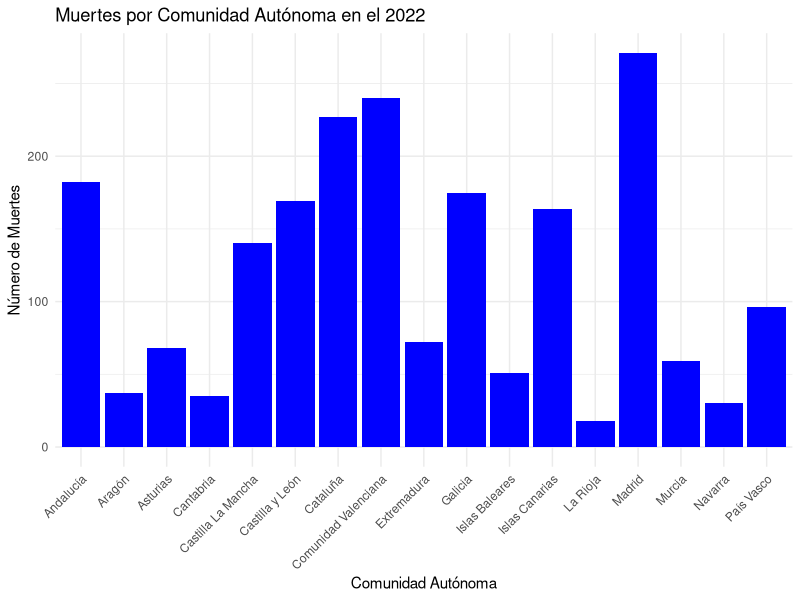
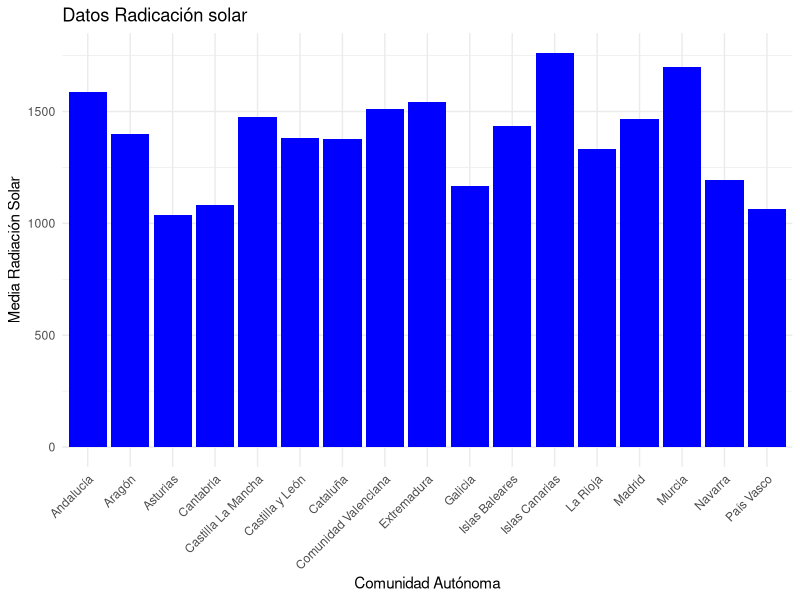
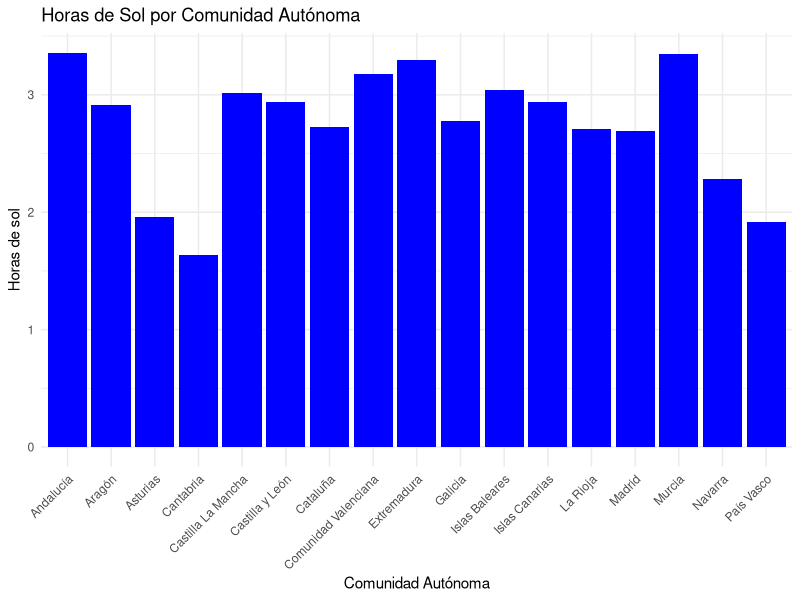
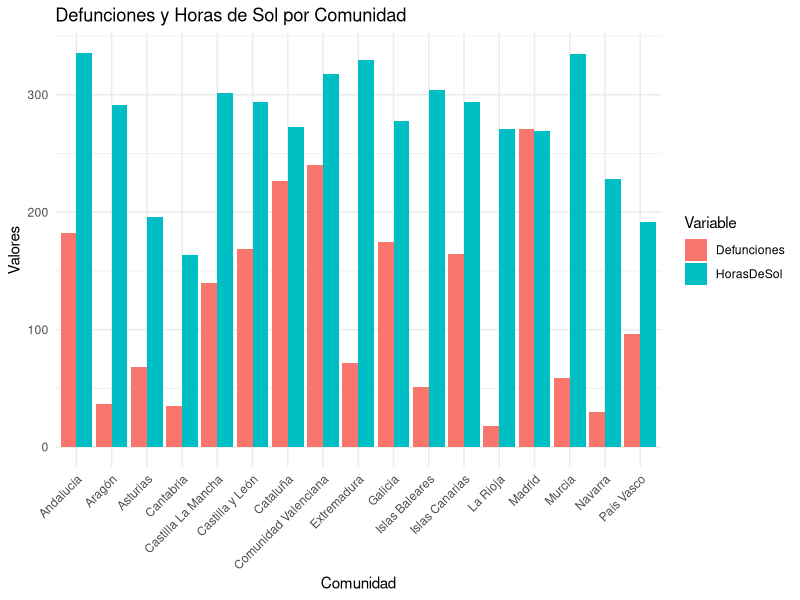
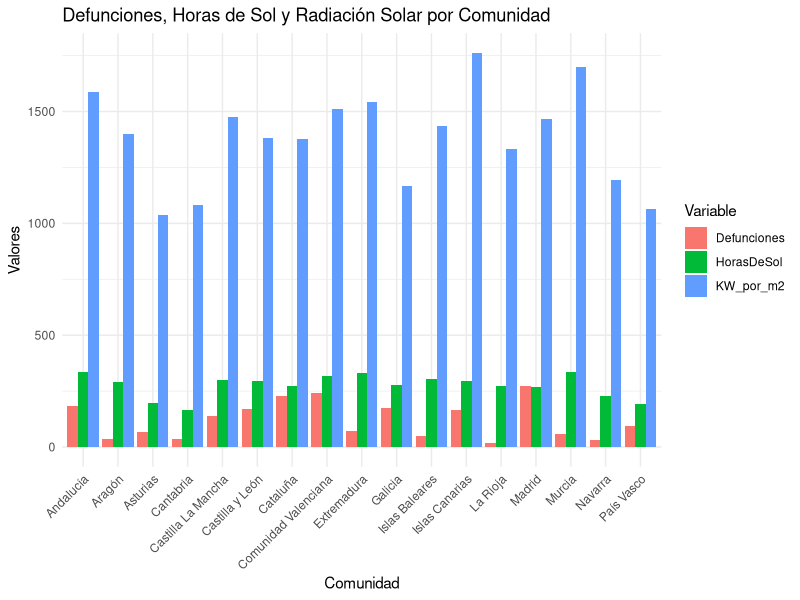

R code for these plots, in order:
## ---- chunk 1
library(readr)
Defunciones_2022 <- read_delim(file = "INPUT/DATA/defunciones_2022 csv.csv",
                                  delim = ";", escape_double = FALSE, trim_ws = TRUE)
## ---- chunk 2
library(readr)
library(tidyverse)

Radiacion_solar <- read_delim(file = "INPUT/DATA/Radiacion_solar csv.csv",
                           delim = ";", escape_double = FALSE, trim_ws = TRUE)

Radiacion_solar

str(Radiacion_solar)
summary(Radiacion_solar)
view(Radiacion_solar)
## ---- chunk 3
library(readr)
library(tidyverse)

Horas_de_sol <- read_delim(file = "INPUT/DATA/Horas_de_sol csv.csv",
                               delim = ";", escape_double = FALSE, trim_ws = TRUE)
Horas_de_sol

str(Horas_de_sol)
summary(Horas_de_sol)
view(Horas_de_sol)
## ---- chunk 4
library(dplyr)
datos_defunciones_2022 <- Defunciones_2022 %>%
  rename(Comunidad = Nombre)%>%
  rename(Defunciones = Valor)

## ---- chunk 5
library(dplyr)
datos_defunciones_2022 <- datos_defunciones_2022 %>%
  mutate(Comunidad = case_when(
    Comunidad == "Asturias, Principado de" ~ "Asturias",
    Comunidad == "Balears, Illes" ~ "Islas Baleares",
    
    Comunidad == "Canarias" ~ "Islas Canarias",
    
    Comunidad == "Castilla - La Mancha" ~ "Castilla La Mancha",
    Comunidad == "Comunitat Valenciana" ~ "Comunidad Valenciana",

    Comunidad == "Madrid, Comunidad de" ~ "Madrid",
    Comunidad == "Murcia, Región de" ~ "Murcia",
    
    Comunidad == "Navarra, Comunidad Foral de" ~ "Navarra",
    Comunidad == "Rioja, La" ~ "La Rioja",
    
    TRUE ~ Comunidad
))
## ---- chunk 6
library(dplyr)
datos_defunciones_2022 <- datos_defunciones_2022 %>%
  filter(!Comunidad %in% c("Ceuta", "Melilla")) %>%
  arrange(Comunidad)
## ---- chunk 7
datos_def_dataframe <- data.frame(datos_defunciones_2022)



library(ggplot2)
grafico_defunciones_2022 <- ggplot(datos_def_dataframe, aes(x = Comunidad, y = Defunciones)) +
  geom_bar(stat = "identity", fill = "blue") +
  labs(
    title = "Muertes por Comunidad Autónoma en el 2022",
    x = "Comunidad Autónoma",
    y = "Número de Muertes"
  ) +
  theme_minimal() +
  theme(axis.text.x = element_text(angle = 45, hjust = 1))

grafico_defunciones_2022
## ---- chunk 8
datosrad <- Radiacion_solar %>%
  mutate(
    Comunidad = case_when(
      
      Localidad %in% c("ALMERIA", "CADIZ", "CORDOBA", "GRANADA", "HUELVA", "JAEN", "MALAGA", "SEVILLA") ~ "Andalucía",
      Localidad %in% c("HUESCA", "ZARAGOZA", "TERUEL") ~ "Aragón",
      Localidad %in% c("ASTURIAS") ~ "Asturias",
      Localidad %in% c("CANTABRIA") ~ "Cantabria",
      Localidad %in% c("TOLEDO", "CIUDAD REAL", "GUADALAJARA", "CUENCA", "ALBACETE") ~ "Castilla La Mancha",
      Localidad %in% c("LEON", "ZAMORA", "SALAMANCA", "PALENCIA", "VALLADOLID", "AVILA", "BURGOS", "SORIA", "SEGOVIA") ~ "Castilla y León",
      Localidad %in% c("LERIDA", "GERONA", "BARCELONA", "TARRAGONA") ~ "Cataluña",
      Localidad %in% c("CASTELLON", "VALENCIA", "ALICANTE") ~ "Comunidad Valenciana",
      Localidad %in% c("CACERES", "BADAJOZ") ~ "Extremadura",
      Localidad %in% c("LUGO", "ORENSE", "PONTEVEDRA", "LA CORUÑA") ~ "Galicia",
      Localidad %in% c("BALEARES") ~ "Islas Baleares",
      Localidad %in% c("ST.C.TENERIFE", "LAS PALMAS") ~ "Islas Canarias",
      Localidad %in% c("LA RIOJA") ~ "La Rioja",
      Localidad %in% c("MADRID") ~ "Madrid",
      Localidad %in% c("MURCIA") ~ "Murcia",
      Localidad %in% c("NAVARRA") ~ "Navarra",
      Localidad %in% c("ALAVA", "VIZCAYA", "GUIPUZCOA") ~ "País Vasco",
      
      TRUE ~ NA_character_
    ))%>%
  
  filter(!is.na(Comunidad))
## ---- chunk 9
mediarad <- datosrad %>%
  group_by(Comunidad) %>%
  summarise(KW_por_m2 = mean(KW_por_m2))
## ---- chunk 10
datos_radiacion_solar <- data.frame(
  c(mediarad)
)

print(datos_radiacion_solar)

#ggplot(data = datos_radiacion_solar, aes(x = Comunidad, y = KW_por_m2)) +
 # geom_bar(stat = "identity")


grafico_datos_radiacion_solar <- ggplot(data = datos_radiacion_solar, aes(x = Comunidad, 
                                                                          y = KW_por_m2)) +
  geom_bar(stat = "identity", fill = "blue") +
  labs(
    title = "Datos Radicación solar",
    x = "Comunidad Autónoma",
    y = "Media Radiación Solar"
  ) +
  theme_minimal() +
  theme(axis.text.x = element_text(angle = 45, hjust = 1))

grafico_datos_radiacion_solar
## ---- chunk 11
datos <- Horas_de_sol %>%
  mutate(
    Comunidad = case_when(
      
      Provincia %in% c("Almería", "Cádiz", "Córdoba", "Granada", "Huelva", "Jaén", "Málaga", "Sevilla") ~ "Andalucía",
      Provincia %in% c("Huesca", "Zaragoza", "Teruel") ~ "Aragón",
      Provincia %in% c("Asturias") ~ "Asturias",
      Provincia %in% c("Cantabria") ~ "Cantabria",
      Provincia %in% c("Toledo", "Ciudad Real", "Guadalajara", "Cuenca", "Albacete") ~ "Castilla La Mancha",
      Provincia %in% c("León", "Zamora", "Salamanca", "Palencia", "Valladolid", "Ávila", "Burgos", "Soria", "Segovia") ~ "Castilla y León",
      Provincia %in% c("Lleida", "Girona", "Barcelona", "Tarragona") ~ "Cataluña",
      Provincia %in% c("Castellón", "Valencia", "Alicante") ~ "Comunidad Valenciana",
      Provincia %in% c("Cáceres", "Badajoz") ~ "Extremadura",
      Provincia %in% c("Lugo", "Ourense", "Pontevedra", "A Coruña") ~ "Galicia",
      Provincia %in% c("Menorca", "Mallorca") ~ "Islas Baleares",
      Provincia %in% c("Tenerife", "La Palma", "Lanzarote") ~ "Islas Canarias",
      Provincia %in% c("La Rioja") ~ "La Rioja",
      Provincia %in% c("Madrid") ~ "Madrid",
      Provincia %in% c("Murcia") ~ "Murcia",
      Provincia %in% c("Pamplona") ~ "Navarra",
      Provincia %in% c("Álava", "Vizcaya", "Guipúzcoa") ~ "País Vasco",

      TRUE ~ NA_character_
    ))%>%

  filter(!is.na(Comunidad))
## ---- chunk 12
medias <- datos %>%
  group_by(Comunidad) %>%
  summarise(HorasDeSol = mean(HorasDeSol))

print(medias)
## ---- chunk 13
datos_horas_de_sol <- data.frame(
  c(medias)
)

#ggplot(data = datos_radiacion_solar, aes(x = Comunidad, y = KW_por_m2)) +
  #geom_bar(stat = "identity")

grafico_horas_de_sol <- ggplot(data = datos_horas_de_sol, aes(x = Comunidad, y = HorasDeSol)) +
  geom_bar(stat = "identity", fill = "blue") +
  labs(
    title = "Horas de Sol por Comunidad Autónoma",
    x = "Comunidad Autónoma",
    y = "Horas de sol"
  ) +
  theme_minimal() +
  theme(axis.text.x = element_text(angle = 45, hjust = 1))

grafico_horas_de_sol
## ---- chunk 14
library(ggplot2)
datos_defunciones_2022
datos_horas_de_sol

datos_horas_de_sol$HorasDeSol <- datos_horas_de_sol$HorasDeSol*100 

datos_horas_sol_def <- merge(datos_defunciones_2022, datos_horas_de_sol, by = "Comunidad")
datos_horas_sol_def
 

datos_horas_sol_def_largo <- datos_horas_sol_def %>%
  pivot_longer(cols = c(Defunciones, HorasDeSol), 
               names_to = "Variable", 
               values_to = "Valor")


grafico_horas_sol_def <- ggplot(datos_horas_sol_def_largo, aes(x = Comunidad, y = Valor, fill = Variable)) +
  geom_bar(stat = "identity", position = "dodge") +
  labs(title = "Defunciones y Horas de Sol por Comunidad",
       x = "Comunidad",
       y = "Valores",
       fill = "Variable") +
  theme_minimal() +
  theme(axis.text.x = element_text(angle = 45, hjust = 1)) 

grafico_horas_sol_def
## ---- chunk 15
library(ggplot2)

datos_radiacion_solar$RadiacionSolar <- datos_radiacion_solar$KW_por_m2 * 100

datos_completo <- merge(datos_defunciones_2022, datos_horas_de_sol, by = "Comunidad")
datos_completo <- merge(datos_completo, datos_radiacion_solar, by = "Comunidad")

datos_completo
## ---- chunk 16
datos_completo_largo <- datos_completo %>%
  pivot_longer(cols = c(Defunciones, HorasDeSol, KW_por_m2), 
               names_to = "Variable", 
               values_to = "Valor")

grafico_completo <- ggplot(datos_completo_largo, aes(x = Comunidad, y = Valor, fill = Variable)) +
  geom_bar(stat = "identity", position = "dodge") +
  labs(title = "Defunciones, Horas de Sol y Radiación Solar por Comunidad",
       x = "Comunidad",
       y = "Valores",
       fill = "Variable") +
  theme_minimal() +
  theme(axis.text.x = element_text(angle = 45, hjust = 1))

grafico_completo
